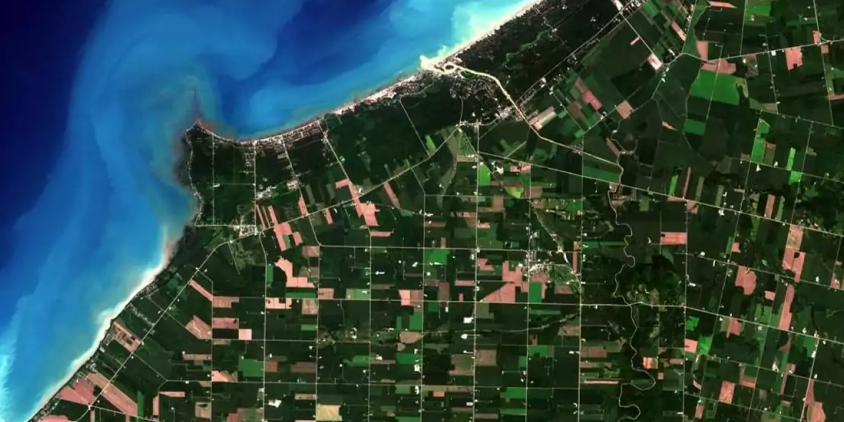
#> input picture referencias/identificadordeestrada/free-sat-imgs.jpg.webp, 844 x 422 px
$ python identificadordeestrada.py
#> lines starting #> are read from the running program, lines starting #| are printed output that depends on the picture; after the words box and inside, x2 and y2 are one past the last pixel; in counts of white or black regions, pixels touching at a corner belong together
import cv2
import numpy as np
import matplotlib.pyplot as plt

# Carregar a imagem de satélite
img = cv2.imread('free-sat-imgs.jpg.webp')
#> img is the input picture: shape (422, 844, 3); mean B, G, R 67.9, 71.6, 45.8

# Converter a imagem para escala de cinza
gray = cv2.cvtColor(img, cv2.COLOR_BGR2GRAY)
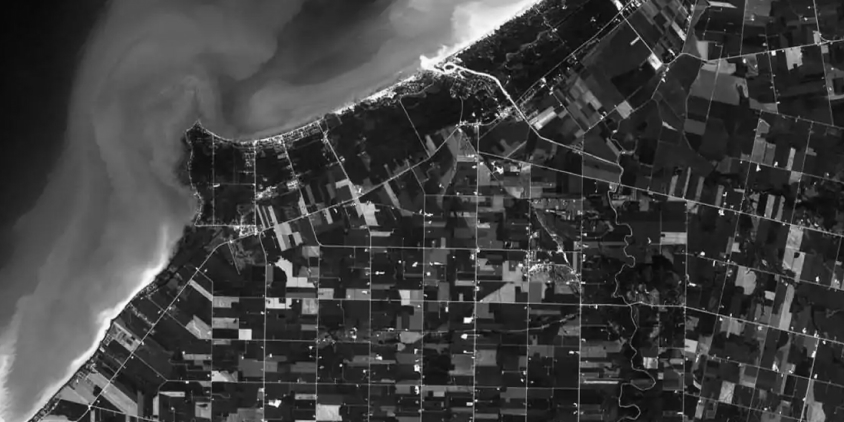
#> gray: shape (422, 844); min 2, max 253, mean 63.5

# Aplicar o filtro de Canny para detectar bordas (estradas geralmente têm bordas bem definidas)
edges = cv2.Canny(gray, 100, 200)
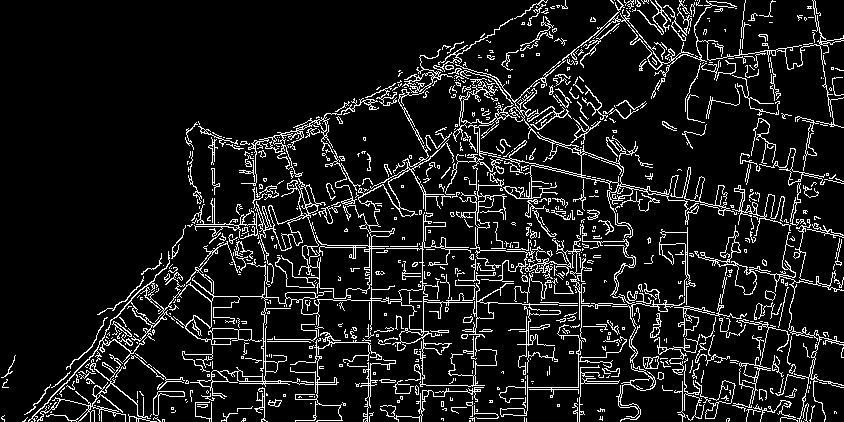
#> edges: shape (422, 844); 10.3% white in thin lines or dots

# Usar um filtro de dilatação para tornar as bordas mais visíveis
dilated = cv2.dilate(edges, None, iterations=1)
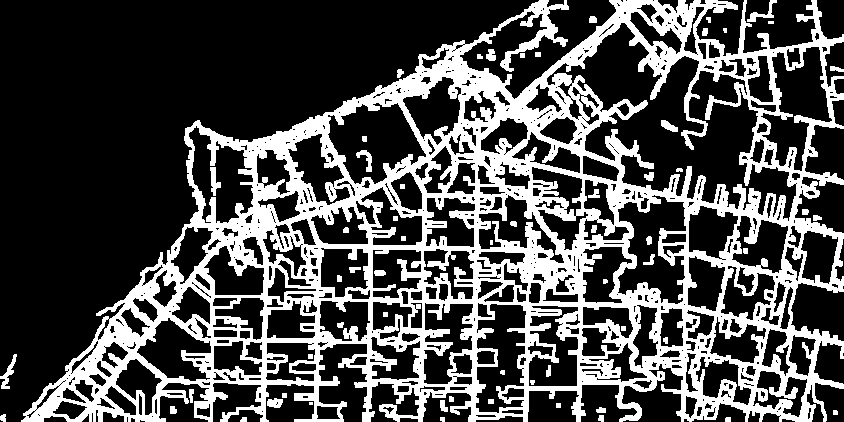
#> dilated: shape (422, 844); 29.9% white; 61 white regions (4 under 20 px), largest, box (x1, y1, x2, y2) and area: (21, 0, 844, 422) 103661, (0, 354, 17, 389) 194, (747, 0, 777, 22) 187

# Exibir a imagem original e a imagem com as bordas detectadas
plt.figure(figsize=(10, 5))

# Imagem original
plt.subplot(1, 2, 1)
plt.imshow(cv2.cvtColor(img, cv2.COLOR_BGR2RGB))
plt.title("Imagem Original")
plt.axis('off')

# Imagem com bordas detectadas
plt.subplot(1, 2, 2)
plt.imshow(dilated, cmap='gray')
plt.title("Estradas Detectadas")
plt.axis('off')

plt.show()
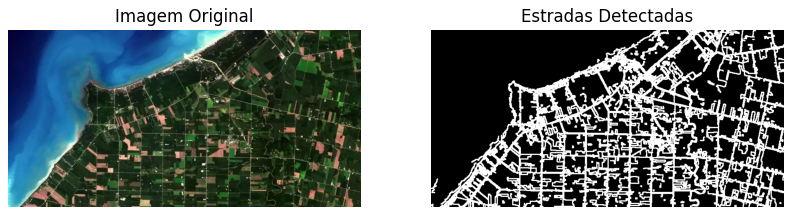
#> figure drawn by matplotlib, 2 panels
